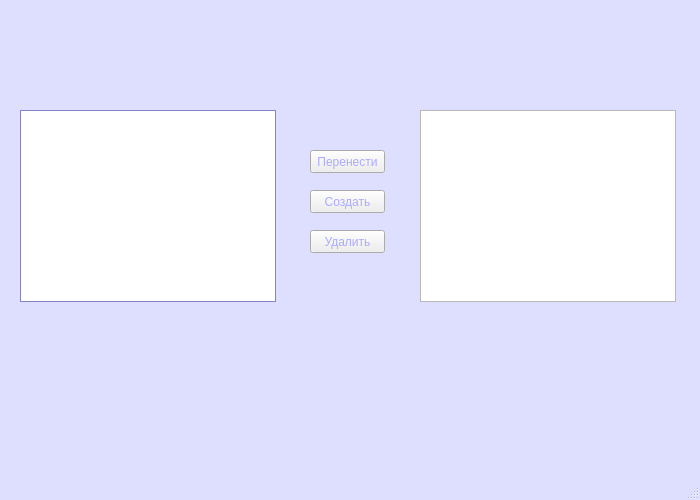
<?xml version="1.0" encoding="UTF-8"?>
<ui version="4.0">
 <class>FileSystem</class>
 <widget class="QMainWindow" name="FileSystem">
  <property name="geometry">
   <rect>
    <x>0</x>
    <y>0</y>
    <width>700</width>
    <height>500</height>
   </rect>
  </property>
  <property name="palette">
   <palette>
    <active>
     <colorrole role="WindowText">
      <brush brushstyle="SolidPattern">
       <color alpha="255">
        <red>85</red>
        <green>85</green>
        <blue>127</blue>
       </color>
      </brush>
     </colorrole>
     <colorrole role="Button">
      <brush brushstyle="SolidPattern">
       <color alpha="255">
        <red>170</red>
        <green>170</green>
        <blue>255</blue>
       </color>
      </brush>
     </colorrole>
     <colorrole role="Light">
      <brush brushstyle="SolidPattern">
       <color alpha="255">
        <red>255</red>
        <green>255</green>
        <blue>255</blue>
       </color>
      </brush>
     </colorrole>
     <colorrole role="Midlight">
      <brush brushstyle="SolidPattern">
       <color alpha="255">
        <red>212</red>
        <green>212</green>
        <blue>255</blue>
       </color>
      </brush>
     </colorrole>
     <colorrole role="Dark">
      <brush brushstyle="SolidPattern">
       <color alpha="255">
        <red>85</red>
        <green>85</green>
        <blue>127</blue>
       </color>
      </brush>
     </colorrole>
     <colorrole role="Mid">
      <brush brushstyle="SolidPattern">
       <color alpha="255">
        <red>113</red>
        <green>113</green>
        <blue>170</blue>
       </color>
      </brush>
     </colorrole>
     <colorrole role="Text">
      <brush brushstyle="SolidPattern">
       <color alpha="255">
        <red>85</red>
        <green>85</green>
        <blue>127</blue>
       </color>
      </brush>
     </colorrole>
     <colorrole role="BrightText">
      <brush brushstyle="SolidPattern">
       <color alpha="255">
        <red>255</red>
        <green>255</green>
        <blue>255</blue>
       </color>
      </brush>
     </colorrole>
     <colorrole role="ButtonText">
      <brush brushstyle="SolidPattern">
       <color alpha="255">
        <red>170</red>
        <green>170</green>
        <blue>255</blue>
       </color>
      </brush>
     </colorrole>
     <colorrole role="Base">
      <brush brushstyle="SolidPattern">
       <color alpha="255">
        <red>255</red>
        <green>255</green>
        <blue>255</blue>
       </color>
      </brush>
     </colorrole>
     <colorrole role="Window">
      <brush brushstyle="SolidPattern">
       <color alpha="255">
        <red>222</red>
        <green>222</green>
        <blue>255</blue>
       </color>
      </brush>
     </colorrole>
     <colorrole role="Shadow">
      <brush brushstyle="SolidPattern">
       <color alpha="255">
        <red>0</red>
        <green>0</green>
        <blue>0</blue>
       </color>
      </brush>
     </colorrole>
     <colorrole role="AlternateBase">
      <brush brushstyle="SolidPattern">
       <color alpha="255">
        <red>212</red>
        <green>212</green>
        <blue>255</blue>
       </color>
      </brush>
     </colorrole>
     <colorrole role="ToolTipBase">
      <brush brushstyle="SolidPattern">
       <color alpha="255">
        <red>255</red>
        <green>255</green>
        <blue>220</blue>
       </color>
      </brush>
     </colorrole>
     <colorrole role="ToolTipText">
      <brush brushstyle="SolidPattern">
       <color alpha="255">
        <red>0</red>
        <green>0</green>
        <blue>0</blue>
       </color>
      </brush>
     </colorrole>
    </active>
    <inactive>
     <colorrole role="WindowText">
      <brush brushstyle="SolidPattern">
       <color alpha="255">
        <red>85</red>
        <green>85</green>
        <blue>127</blue>
       </color>
      </brush>
     </colorrole>
     <colorrole role="Button">
      <brush brushstyle="SolidPattern">
       <color alpha="255">
        <red>170</red>
        <green>170</green>
        <blue>255</blue>
       </color>
      </brush>
     </colorrole>
     <colorrole role="Light">
      <brush brushstyle="SolidPattern">
       <color alpha="255">
        <red>255</red>
        <green>255</green>
        <blue>255</blue>
       </color>
      </brush>
     </colorrole>
     <colorrole role="Midlight">
      <brush brushstyle="SolidPattern">
       <color alpha="255">
        <red>212</red>
        <green>212</green>
        <blue>255</blue>
       </color>
      </brush>
     </colorrole>
     <colorrole role="Dark">
      <brush brushstyle="SolidPattern">
       <color alpha="255">
        <red>85</red>
        <green>85</green>
        <blue>127</blue>
       </color>
      </brush>
     </colorrole>
     <colorrole role="Mid">
      <brush brushstyle="SolidPattern">
       <color alpha="255">
        <red>113</red>
        <green>113</green>
        <blue>170</blue>
       </color>
      </brush>
     </colorrole>
     <colorrole role="Text">
      <brush brushstyle="SolidPattern">
       <color alpha="255">
        <red>85</red>
        <green>85</green>
        <blue>127</blue>
       </color>
      </brush>
     </colorrole>
     <colorrole role="BrightText">
      <brush brushstyle="SolidPattern">
       <color alpha="255">
        <red>255</red>
        <green>255</green>
        <blue>255</blue>
       </color>
      </brush>
     </colorrole>
     <colorrole role="ButtonText">
      <brush brushstyle="SolidPattern">
       <color alpha="255">
        <red>170</red>
        <green>170</green>
        <blue>255</blue>
       </color>
      </brush>
     </colorrole>
     <colorrole role="Base">
      <brush brushstyle="SolidPattern">
       <color alpha="255">
        <red>255</red>
        <green>255</green>
        <blue>255</blue>
       </color>
      </brush>
     </colorrole>
     <colorrole role="Window">
      <brush brushstyle="SolidPattern">
       <color alpha="255">
        <red>222</red>
        <green>222</green>
        <blue>255</blue>
       </color>
      </brush>
     </colorrole>
     <colorrole role="Shadow">
      <brush brushstyle="SolidPattern">
       <color alpha="255">
        <red>0</red>
        <green>0</green>
        <blue>0</blue>
       </color>
      </brush>
     </colorrole>
     <colorrole role="AlternateBase">
      <brush brushstyle="SolidPattern">
       <color alpha="255">
        <red>212</red>
        <green>212</green>
        <blue>255</blue>
       </color>
      </brush>
     </colorrole>
     <colorrole role="ToolTipBase">
      <brush brushstyle="SolidPattern">
       <color alpha="255">
        <red>255</red>
        <green>255</green>
        <blue>220</blue>
       </color>
      </brush>
     </colorrole>
     <colorrole role="ToolTipText">
      <brush brushstyle="SolidPattern">
       <color alpha="255">
        <red>0</red>
        <green>0</green>
        <blue>0</blue>
       </color>
      </brush>
     </colorrole>
    </inactive>
    <disabled>
     <colorrole role="WindowText">
      <brush brushstyle="SolidPattern">
       <color alpha="255">
        <red>170</red>
        <green>170</green>
        <blue>255</blue>
       </color>
      </brush>
     </colorrole>
     <colorrole role="Button">
      <brush brushstyle="SolidPattern">
       <color alpha="255">
        <red>170</red>
        <green>170</green>
        <blue>255</blue>
       </color>
      </brush>
     </colorrole>
     <colorrole role="Light">
      <brush brushstyle="SolidPattern">
       <color alpha="255">
        <red>255</red>
        <green>255</green>
        <blue>255</blue>
       </color>
      </brush>
     </colorrole>
     <colorrole role="Midlight">
      <brush brushstyle="SolidPattern">
       <color alpha="255">
        <red>212</red>
        <green>212</green>
        <blue>255</blue>
       </color>
      </brush>
     </colorrole>
     <colorrole role="Dark">
      <brush brushstyle="SolidPattern">
       <color alpha="255">
        <red>85</red>
        <green>85</green>
        <blue>127</blue>
       </color>
      </brush>
     </colorrole>
     <colorrole role="Mid">
      <brush brushstyle="SolidPattern">
       <color alpha="255">
        <red>113</red>
        <green>113</green>
        <blue>170</blue>
       </color>
      </brush>
     </colorrole>
     <colorrole role="Text">
      <brush brushstyle="SolidPattern">
       <color alpha="255">
        <red>170</red>
        <green>170</green>
        <blue>255</blue>
       </color>
      </brush>
     </colorrole>
     <colorrole role="BrightText">
      <brush brushstyle="SolidPattern">
       <color alpha="255">
        <red>255</red>
        <green>255</green>
        <blue>255</blue>
       </color>
      </brush>
     </colorrole>
     <colorrole role="ButtonText">
      <brush brushstyle="SolidPattern">
       <color alpha="255">
        <red>170</red>
        <green>170</green>
        <blue>255</blue>
       </color>
      </brush>
     </colorrole>
     <colorrole role="Base">
      <brush brushstyle="SolidPattern">
       <color alpha="255">
        <red>222</red>
        <green>222</green>
        <blue>255</blue>
       </color>
      </brush>
     </colorrole>
     <colorrole role="Window">
      <brush brushstyle="SolidPattern">
       <color alpha="255">
        <red>222</red>
        <green>222</green>
        <blue>255</blue>
       </color>
      </brush>
     </colorrole>
     <colorrole role="Shadow">
      <brush brushstyle="SolidPattern">
       <color alpha="255">
        <red>0</red>
        <green>0</green>
        <blue>0</blue>
       </color>
      </brush>
     </colorrole>
     <colorrole role="AlternateBase">
      <brush brushstyle="SolidPattern">
       <color alpha="255">
        <red>170</red>
        <green>170</green>
        <blue>255</blue>
       </color>
      </brush>
     </colorrole>
     <colorrole role="ToolTipBase">
      <brush brushstyle="SolidPattern">
       <color alpha="255">
        <red>255</red>
        <green>255</green>
        <blue>220</blue>
       </color>
      </brush>
     </colorrole>
     <colorrole role="ToolTipText">
      <brush brushstyle="SolidPattern">
       <color alpha="255">
        <red>0</red>
        <green>0</green>
        <blue>0</blue>
       </color>
      </brush>
     </colorrole>
    </disabled>
   </palette>
  </property>
  <property name="windowTitle">
   <string>MainWindow</string>
  </property>
  <property name="styleSheet">
   <string notr="true">color: rgba(170, 170, 255, 255)</string>
  </property>
  <widget class="QWidget" name="centralwidget">
   <property name="enabled">
    <bool>true</bool>
   </property>
   <widget class="QListWidget" name="listWidget">
    <property name="geometry">
     <rect>
      <x>20</x>
      <y>110</y>
      <width>256</width>
      <height>192</height>
     </rect>
    </property>
    <property name="palette">
     <palette>
      <active>
       <colorrole role="WindowText">
        <brush brushstyle="SolidPattern">
         <color alpha="255">
          <red>170</red>
          <green>170</green>
          <blue>255</blue>
         </color>
        </brush>
       </colorrole>
       <colorrole role="Button">
        <brush brushstyle="SolidPattern">
         <color alpha="255">
          <red>170</red>
          <green>170</green>
          <blue>255</blue>
         </color>
        </brush>
       </colorrole>
       <colorrole role="Text">
        <brush brushstyle="SolidPattern">
         <color alpha="255">
          <red>170</red>
          <green>170</green>
          <blue>255</blue>
         </color>
        </brush>
       </colorrole>
       <colorrole role="ButtonText">
        <brush brushstyle="SolidPattern">
         <color alpha="255">
          <red>170</red>
          <green>170</green>
          <blue>255</blue>
         </color>
        </brush>
       </colorrole>
       <colorrole role="Base">
        <brush brushstyle="SolidPattern">
         <color alpha="255">
          <red>255</red>
          <green>255</green>
          <blue>255</blue>
         </color>
        </brush>
       </colorrole>
       <colorrole role="Window">
        <brush brushstyle="SolidPattern">
         <color alpha="255">
          <red>170</red>
          <green>170</green>
          <blue>255</blue>
         </color>
        </brush>
       </colorrole>
      </active>
      <inactive>
       <colorrole role="WindowText">
        <brush brushstyle="SolidPattern">
         <color alpha="255">
          <red>170</red>
          <green>170</green>
          <blue>255</blue>
         </color>
        </brush>
       </colorrole>
       <colorrole role="Button">
        <brush brushstyle="SolidPattern">
         <color alpha="255">
          <red>170</red>
          <green>170</green>
          <blue>255</blue>
         </color>
        </brush>
       </colorrole>
       <colorrole role="Text">
        <brush brushstyle="SolidPattern">
         <color alpha="255">
          <red>170</red>
          <green>170</green>
          <blue>255</blue>
         </color>
        </brush>
       </colorrole>
       <colorrole role="ButtonText">
        <brush brushstyle="SolidPattern">
         <color alpha="255">
          <red>170</red>
          <green>170</green>
          <blue>255</blue>
         </color>
        </brush>
       </colorrole>
       <colorrole role="Base">
        <brush brushstyle="SolidPattern">
         <color alpha="255">
          <red>255</red>
          <green>255</green>
          <blue>255</blue>
         </color>
        </brush>
       </colorrole>
       <colorrole role="Window">
        <brush brushstyle="SolidPattern">
         <color alpha="255">
          <red>170</red>
          <green>170</green>
          <blue>255</blue>
         </color>
        </brush>
       </colorrole>
      </inactive>
      <disabled>
       <colorrole role="WindowText">
        <brush brushstyle="SolidPattern">
         <color alpha="255">
          <red>170</red>
          <green>170</green>
          <blue>255</blue>
         </color>
        </brush>
       </colorrole>
       <colorrole role="Button">
        <brush brushstyle="SolidPattern">
         <color alpha="255">
          <red>170</red>
          <green>170</green>
          <blue>255</blue>
         </color>
        </brush>
       </colorrole>
       <colorrole role="Text">
        <brush brushstyle="SolidPattern">
         <color alpha="255">
          <red>170</red>
          <green>170</green>
          <blue>255</blue>
         </color>
        </brush>
       </colorrole>
       <colorrole role="ButtonText">
        <brush brushstyle="SolidPattern">
         <color alpha="255">
          <red>170</red>
          <green>170</green>
          <blue>255</blue>
         </color>
        </brush>
       </colorrole>
       <colorrole role="Base">
        <brush brushstyle="SolidPattern">
         <color alpha="255">
          <red>170</red>
          <green>170</green>
          <blue>255</blue>
         </color>
        </brush>
       </colorrole>
       <colorrole role="Window">
        <brush brushstyle="SolidPattern">
         <color alpha="255">
          <red>170</red>
          <green>170</green>
          <blue>255</blue>
         </color>
        </brush>
       </colorrole>
      </disabled>
     </palette>
    </property>
    <property name="styleSheet">
     <string notr="true">color: rgb(170, 170, 255)</string>
    </property>
   </widget>
   <widget class="QListWidget" name="listWidget_2">
    <property name="geometry">
     <rect>
      <x>420</x>
      <y>110</y>
      <width>256</width>
      <height>192</height>
     </rect>
    </property>
    <property name="palette">
     <palette>
      <active>
       <colorrole role="WindowText">
        <brush brushstyle="SolidPattern">
         <color alpha="255">
          <red>170</red>
          <green>170</green>
          <blue>255</blue>
         </color>
        </brush>
       </colorrole>
       <colorrole role="Text">
        <brush brushstyle="SolidPattern">
         <color alpha="255">
          <red>170</red>
          <green>170</green>
          <blue>255</blue>
         </color>
        </brush>
       </colorrole>
       <colorrole role="ButtonText">
        <brush brushstyle="SolidPattern">
         <color alpha="255">
          <red>170</red>
          <green>170</green>
          <blue>255</blue>
         </color>
        </brush>
       </colorrole>
      </active>
      <inactive>
       <colorrole role="WindowText">
        <brush brushstyle="SolidPattern">
         <color alpha="255">
          <red>170</red>
          <green>170</green>
          <blue>255</blue>
         </color>
        </brush>
       </colorrole>
       <colorrole role="Text">
        <brush brushstyle="SolidPattern">
         <color alpha="255">
          <red>170</red>
          <green>170</green>
          <blue>255</blue>
         </color>
        </brush>
       </colorrole>
       <colorrole role="ButtonText">
        <brush brushstyle="SolidPattern">
         <color alpha="255">
          <red>170</red>
          <green>170</green>
          <blue>255</blue>
         </color>
        </brush>
       </colorrole>
      </inactive>
      <disabled>
       <colorrole role="WindowText">
        <brush brushstyle="SolidPattern">
         <color alpha="255">
          <red>170</red>
          <green>170</green>
          <blue>255</blue>
         </color>
        </brush>
       </colorrole>
       <colorrole role="Text">
        <brush brushstyle="SolidPattern">
         <color alpha="255">
          <red>170</red>
          <green>170</green>
          <blue>255</blue>
         </color>
        </brush>
       </colorrole>
       <colorrole role="ButtonText">
        <brush brushstyle="SolidPattern">
         <color alpha="255">
          <red>170</red>
          <green>170</green>
          <blue>255</blue>
         </color>
        </brush>
       </colorrole>
      </disabled>
     </palette>
    </property>
    <property name="styleSheet">
     <string notr="true">color: rgb(170, 170, 255)</string>
    </property>
   </widget>
   <widget class="QPushButton" name="pushButton">
    <property name="geometry">
     <rect>
      <x>310</x>
      <y>150</y>
      <width>75</width>
      <height>23</height>
     </rect>
    </property>
    <property name="palette">
     <palette>
      <active>
       <colorrole role="WindowText">
        <brush brushstyle="SolidPattern">
         <color alpha="255">
          <red>170</red>
          <green>170</green>
          <blue>255</blue>
         </color>
        </brush>
       </colorrole>
       <colorrole role="Text">
        <brush brushstyle="SolidPattern">
         <color alpha="255">
          <red>170</red>
          <green>170</green>
          <blue>255</blue>
         </color>
        </brush>
       </colorrole>
       <colorrole role="ButtonText">
        <brush brushstyle="SolidPattern">
         <color alpha="255">
          <red>170</red>
          <green>170</green>
          <blue>255</blue>
         </color>
        </brush>
       </colorrole>
      </active>
      <inactive>
       <colorrole role="WindowText">
        <brush brushstyle="SolidPattern">
         <color alpha="255">
          <red>170</red>
          <green>170</green>
          <blue>255</blue>
         </color>
        </brush>
       </colorrole>
       <colorrole role="Text">
        <brush brushstyle="SolidPattern">
         <color alpha="255">
          <red>170</red>
          <green>170</green>
          <blue>255</blue>
         </color>
        </brush>
       </colorrole>
       <colorrole role="ButtonText">
        <brush brushstyle="SolidPattern">
         <color alpha="255">
          <red>170</red>
          <green>170</green>
          <blue>255</blue>
         </color>
        </brush>
       </colorrole>
      </inactive>
      <disabled>
       <colorrole role="WindowText">
        <brush brushstyle="SolidPattern">
         <color alpha="255">
          <red>170</red>
          <green>170</green>
          <blue>255</blue>
         </color>
        </brush>
       </colorrole>
       <colorrole role="Text">
        <brush brushstyle="SolidPattern">
         <color alpha="255">
          <red>170</red>
          <green>170</green>
          <blue>255</blue>
         </color>
        </brush>
       </colorrole>
       <colorrole role="ButtonText">
        <brush brushstyle="SolidPattern">
         <color alpha="255">
          <red>170</red>
          <green>170</green>
          <blue>255</blue>
         </color>
        </brush>
       </colorrole>
      </disabled>
     </palette>
    </property>
    <property name="styleSheet">
     <string notr="true"/>
    </property>
    <property name="text">
     <string>Перенести</string>
    </property>
   </widget>
   <widget class="QPushButton" name="pushButton_2">
    <property name="geometry">
     <rect>
      <x>310</x>
      <y>190</y>
      <width>75</width>
      <height>23</height>
     </rect>
    </property>
    <property name="text">
     <string>Создать</string>
    </property>
   </widget>
   <widget class="QPushButton" name="pushButton_3">
    <property name="geometry">
     <rect>
      <x>310</x>
      <y>230</y>
      <width>75</width>
      <height>23</height>
     </rect>
    </property>
    <property name="text">
     <string>Удалить</string>
    </property>
   </widget>
  </widget>
  <widget class="QMenuBar" name="menubar">
   <property name="geometry">
    <rect>
     <x>0</x>
     <y>0</y>
     <width>700</width>
     <height>22</height>
    </rect>
   </property>
  </widget>
  <widget class="QStatusBar" name="statusbar"/>
 </widget>
 <resources/>
 <connections/>
</ui>
